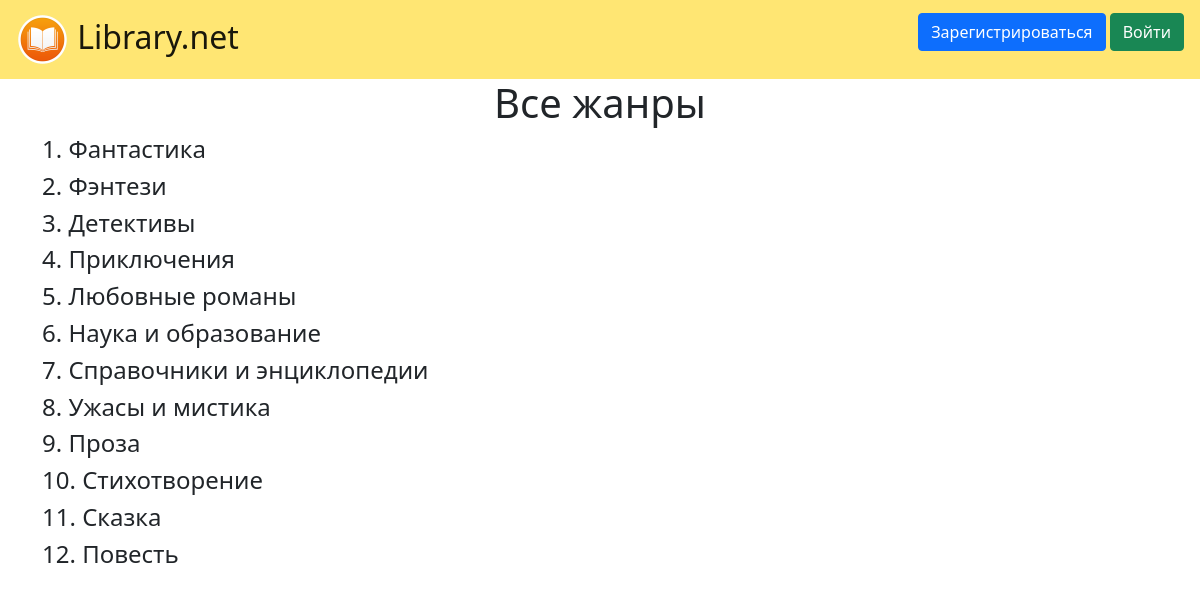
The app's page /genres with its own data.
### data/genres.py (models this page shows)
class Genre(SqlAlchemyBase, SerializerMixin):
    __tablename__ = 'genres'
    id = sqlalchemy.Column(sqlalchemy.Integer,
                           primary_key=True, autoincrement=True)  # айди жанра
    name = sqlalchemy.Column(sqlalchemy.String, nullable=True, unique=True)  # название жанра
    is_for_kids = sqlalchemy.Column(sqlalchemy.Boolean, nullable=True, default=False)
    books = orm.relation("Book", back_populates='genre')

### main.py (the view, shortened to what this page needs)
@app.route("/genres", methods=['GET', 'POST'])
def genres():
    db_sess = db_session.create_session()
    genres = db_sess.query(Genre).all()
    form = GenresForm()
    return render_template("genres.html", genres=genres, title='Список жанров', form=form)

### data/db_session.py (called while the page is built)
def create_session() -> Session:
    global __factory
    return __factory()

### templates/genres.html (shortened to what this page needs)
{% extends "base.html" %}
{% block content %}
<h1>Все жанры</h1>
{% for item in genres%}
  <h4>{{loop.index}}. {{item.name}}</h4>
{% endfor %}
{% endblock %}

### static/css/style.css (style rules this page uses)
h1 { text-align: center }

### records on screen
Genre: name "Фантастика"
Genre: name "Фэнтези"
Genre: name "Детективы"
Genre: name "Приключения"
Genre: name "Любовные романы"
Genre: name "Наука и образование"
Genre: name "Справочники и энциклопедии"
Genre: name "Ужасы и мистика"
Genre: name "Проза"
Genre: name "Стихотворение"
Genre: name "Сказка"
Genre: name "Повесть"
